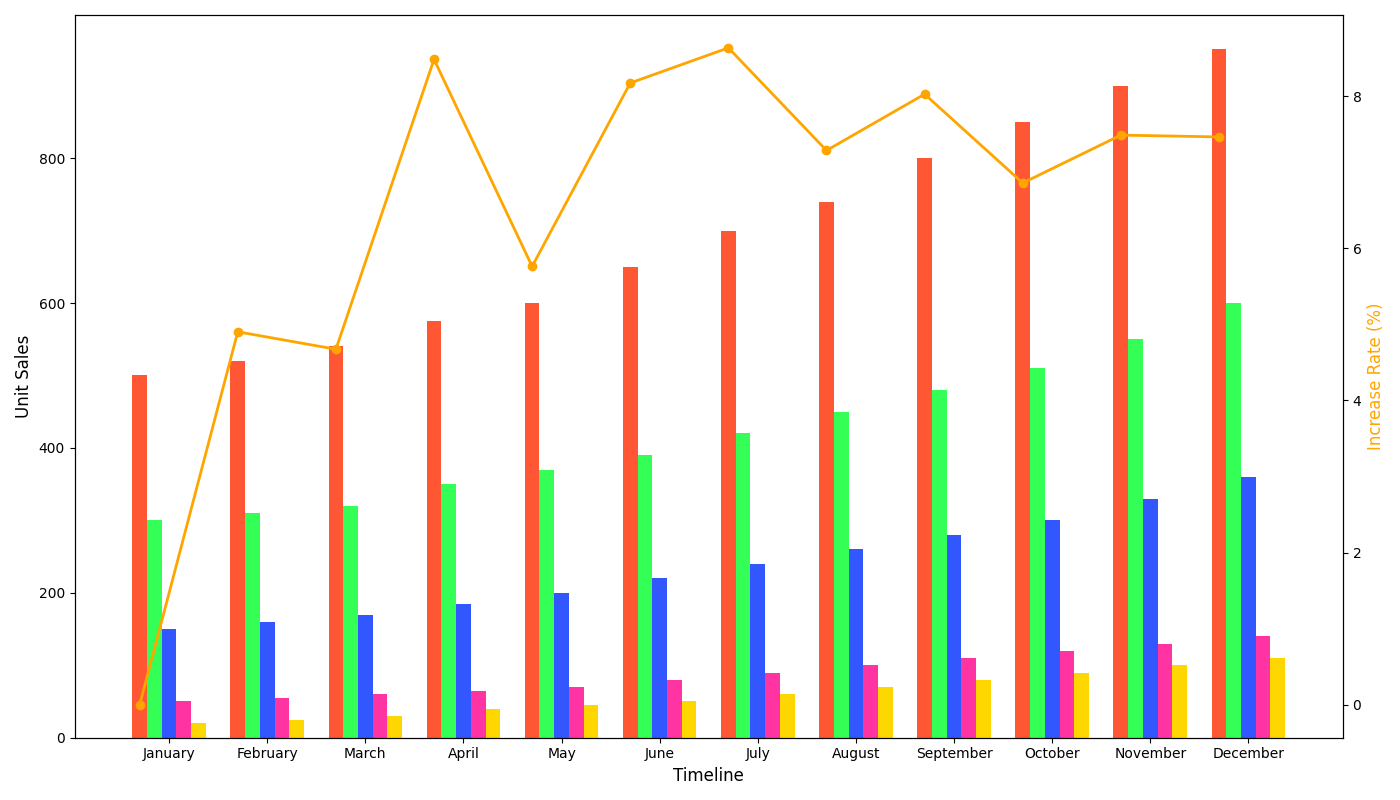

Recreate this plot in Python.
import matplotlib.pyplot as plt
import numpy as np

months = ["January", "February", "March", "April", "May", "June", "July", "August", "September", "October", "November", "December"]
hypermarkets_sales = [500, 520, 540, 575, 600, 650, 700, 740, 800, 850, 900, 950]
corner_stores_sales = [300, 310, 320, 350, 370, 390, 420, 450, 480, 510, 550, 600]
ecommerce_sales = [150, 160, 170, 185, 200, 220, 240, 260, 280, 300, 330, 360]
artisan_shops_sales = [50, 55, 60, 65, 70, 80, 90, 100, 110, 120, 130, 140]
kiosk_sales = [20, 25, 30, 40, 45, 50, 60, 70, 80, 90, 100, 110]

total_revenue = np.array(hypermarkets_sales) + np.array(corner_stores_sales) \
                + np.array(ecommerce_sales) + np.array(artisan_shops_sales) \
                + np.array(kiosk_sales)

sales_increase_rate = np.diff(total_revenue) / total_revenue[:-1] * 100
sales_increase_rate = np.insert(sales_increase_rate, 0, 0)

bar_width = 0.15
r1 = np.arange(len(months))
r2 = [x + bar_width for x in r1]
r3 = [x + bar_width for x in r2]
r4 = [x + bar_width for x in r3]
r5 = [x + bar_width for x in r4]

fig, ax1 = plt.subplots(figsize=(14, 8))

ax1.bar(r1, hypermarkets_sales, color='#FF5733', width=bar_width, edgecolor='none')
ax1.bar(r2, corner_stores_sales, color='#33FF57', width=bar_width, edgecolor='none')
ax1.bar(r3, ecommerce_sales, color='#3357FF', width=bar_width, edgecolor='none')
ax1.bar(r4, artisan_shops_sales, color='#FF33A1', width=bar_width, edgecolor='none')
ax1.bar(r5, kiosk_sales, color='#FFD700', width=bar_width, edgecolor='none')

ax2 = ax1.twinx()
ax2.plot(months, sales_increase_rate, color='#FFA500', marker='o', linewidth=2)

ax1.set_xlabel("Timeline", fontsize=12)
ax1.set_ylabel("Unit Sales", fontsize=12)
ax2.set_ylabel("Increase Rate (%)", fontsize=12, color='#FFA500')

ax1.set_xticks([r + bar_width*2 for r in range(len(months))])
ax1.set_xticklabels(months)

fig.tight_layout()
plt.show()
